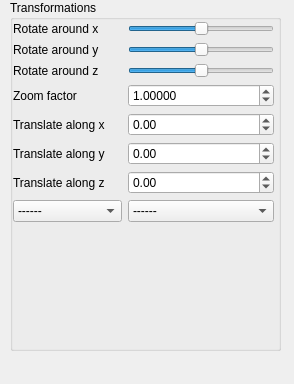
<?xml version="1.0" encoding="UTF-8"?>
<ui version="4.0">
 <class>SideWidget</class>
 <widget class="QWidget" name="SideWidget">
  <property name="geometry">
   <rect>
    <x>0</x>
    <y>0</y>
    <width>294</width>
    <height>384</height>
   </rect>
  </property>
  <property name="sizePolicy">
   <sizepolicy hsizetype="Fixed" vsizetype="Preferred">
    <horstretch>0</horstretch>
    <verstretch>0</verstretch>
   </sizepolicy>
  </property>
  <property name="minimumSize">
   <size>
    <width>269</width>
    <height>0</height>
   </size>
  </property>
  <property name="windowTitle">
   <string>Form</string>
  </property>
  <widget class="QGroupBox" name="groupBox">
   <property name="geometry">
    <rect>
     <x>10</x>
     <y>0</y>
     <width>271</width>
     <height>351</height>
    </rect>
   </property>
   <property name="title">
    <string>Transformations</string>
   </property>
   <widget class="QWidget" name="layoutWidget">
    <property name="geometry">
     <rect>
      <x>3</x>
      <y>21</y>
      <width>261</width>
      <height>321</height>
     </rect>
    </property>
    <layout class="QFormLayout" name="formLayout">
     <property name="fieldGrowthPolicy">
      <enum>QFormLayout::AllNonFixedFieldsGrow</enum>
     </property>
     <item row="0" column="0">
      <widget class="QLabel" name="label">
       <property name="text">
        <string>Rotate around x</string>
       </property>
       <property name="buddy">
        <cstring>rotate_x_slider</cstring>
       </property>
      </widget>
     </item>
     <item row="0" column="1">
      <widget class="QSlider" name="rotate_x_slider">
       <property name="minimum">
        <number>-180</number>
       </property>
       <property name="maximum">
        <number>180</number>
       </property>
       <property name="orientation">
        <enum>Qt::Horizontal</enum>
       </property>
      </widget>
     </item>
     <item row="1" column="0">
      <widget class="QLabel" name="label_2">
       <property name="text">
        <string>Rotate around y</string>
       </property>
       <property name="buddy">
        <cstring>rotate_y_slider</cstring>
       </property>
      </widget>
     </item>
     <item row="1" column="1">
      <widget class="QSlider" name="rotate_y_slider">
       <property name="minimum">
        <number>-180</number>
       </property>
       <property name="maximum">
        <number>180</number>
       </property>
       <property name="orientation">
        <enum>Qt::Horizontal</enum>
       </property>
      </widget>
     </item>
     <item row="2" column="0">
      <widget class="QLabel" name="label_3">
       <property name="text">
        <string>Rotate around z</string>
       </property>
       <property name="buddy">
        <cstring>rotate_z_slider</cstring>
       </property>
      </widget>
     </item>
     <item row="2" column="1">
      <widget class="QSlider" name="rotate_z_slider">
       <property name="minimum">
        <number>-180</number>
       </property>
       <property name="maximum">
        <number>180</number>
       </property>
       <property name="orientation">
        <enum>Qt::Horizontal</enum>
       </property>
      </widget>
     </item>
     <item row="3" column="0">
      <widget class="QLabel" name="label_4">
       <property name="text">
        <string>Zoom factor</string>
       </property>
       <property name="buddy">
        <cstring>zoom_factor_spin_box</cstring>
       </property>
      </widget>
     </item>
     <item row="3" column="1">
      <widget class="QDoubleSpinBox" name="zoom_factor_spin_box">
       <property name="decimals">
        <number>5</number>
       </property>
       <property name="minimum">
        <double>0.000100000000000</double>
       </property>
       <property name="maximum">
        <double>10000.000000000000000</double>
       </property>
       <property name="singleStep">
        <double>0.100000000000000</double>
       </property>
       <property name="value">
        <double>1.000000000000000</double>
       </property>
      </widget>
     </item>
     <item row="4" column="0">
      <widget class="QLabel" name="label_5">
       <property name="text">
        <string>Translate along x</string>
       </property>
       <property name="buddy">
        <cstring>trans_x_spin_box</cstring>
       </property>
      </widget>
     </item>
     <item row="4" column="1">
      <widget class="QDoubleSpinBox" name="trans_x_spin_box">
       <property name="minimum">
        <double>-100.000000000000000</double>
       </property>
       <property name="maximum">
        <double>100.000000000000000</double>
       </property>
       <property name="singleStep">
        <double>0.100000000000000</double>
       </property>
      </widget>
     </item>
     <item row="5" column="0">
      <widget class="QLabel" name="label_6">
       <property name="text">
        <string>Translate along y</string>
       </property>
       <property name="buddy">
        <cstring>trans_y_spin_box</cstring>
       </property>
      </widget>
     </item>
     <item row="5" column="1">
      <widget class="QDoubleSpinBox" name="trans_y_spin_box">
       <property name="minimum">
        <double>-100.000000000000000</double>
       </property>
       <property name="maximum">
        <double>100.000000000000000</double>
       </property>
       <property name="singleStep">
        <double>0.100000000000000</double>
       </property>
      </widget>
     </item>
     <item row="6" column="0">
      <widget class="QLabel" name="label_7">
       <property name="text">
        <string>Translate along z</string>
       </property>
       <property name="buddy">
        <cstring>trans_z_spin_box</cstring>
       </property>
      </widget>
     </item>
     <item row="6" column="1">
      <widget class="QDoubleSpinBox" name="trans_z_spin_box">
       <property name="minimum">
        <double>-100.000000000000000</double>
       </property>
       <property name="maximum">
        <double>100.000000000000000</double>
       </property>
       <property name="singleStep">
        <double>0.100000000000000</double>
       </property>
      </widget>
     </item>
     <item row="7" column="0">
      <widget class="QComboBox" name="comboBox">
       <item>
        <property name="text">
         <string>------</string>
        </property>
       </item>
       <item>
        <property name="text">
         <string>Spiral on cone</string>
        </property>
       </item>
       <item>
        <property name="text">
         <string>Lissajous</string>
        </property>
       </item>
       <item>
        <property name="text">
         <string>Hypo</string>
        </property>
       </item>
       <item>
        <property name="text">
         <string>Cyclo</string>
        </property>
       </item>
       <item>
        <property name="text">
         <string>Torus</string>
        </property>
       </item>
       <item>
        <property name="text">
         <string>(cycl) Rand1</string>
        </property>
       </item>
       <item>
        <property name="text">
         <string>(cycl) Rand2</string>
        </property>
       </item>
      </widget>
     </item>
     <item row="7" column="1">
      <widget class="QComboBox" name="surfaceComboBox">
       <item>
        <property name="text">
         <string>------</string>
        </property>
       </item>
       <item>
        <property name="text">
         <string>MOUSE</string>
        </property>
       </item>
       <item>
        <property name="text">
         <string>ELEPHANT</string>
        </property>
       </item>
       <item>
        <property name="text">
         <string>DUPIN</string>
        </property>
       </item>
       <item>
        <property name="text">
         <string>KLEIN</string>
        </property>
       </item>
       <item>
        <property name="text">
         <string>CYLINDRICAL</string>
        </property>
       </item>
       <item>
        <property name="text">
         <string>HYPERBOLOIDAL</string>
        </property>
       </item>
      </widget>
     </item>
    </layout>
   </widget>
  </widget>
 </widget>
 <resources/>
 <connections/>
</ui>
